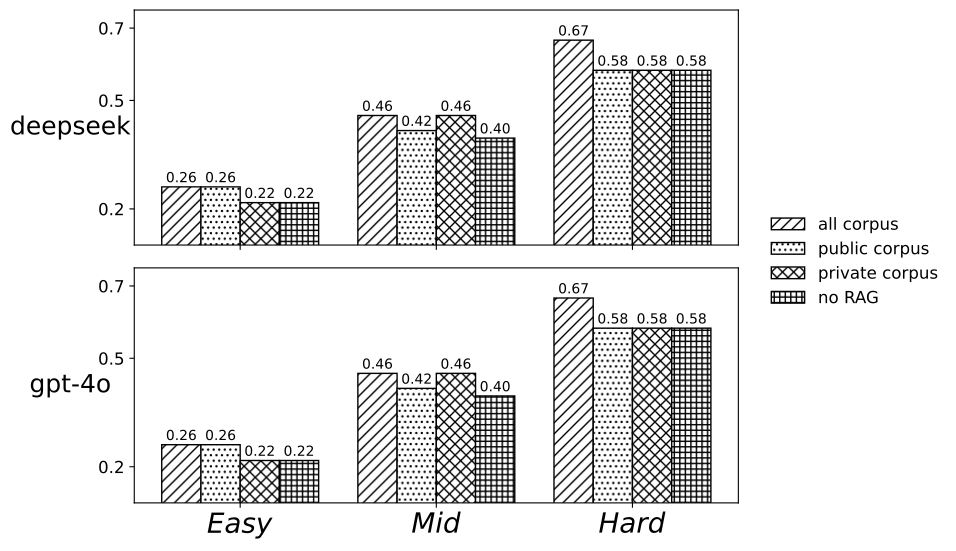

This figure's Python source:
import matplotlib.pyplot as plt
import numpy as np

# ---------------------- 1. 数据准备 ----------------------
groups = [r'$Easy$', r'$Mid$', r'$Hard$']
models = ['M', 'M1', 'M2', 'M3']
new_legend_names = ['all corpus', 'public corpus', 'private corpus', 'no RAG']

deepseek_data = {
    'M': [0.2609, 0.4583, 0.6667],
    'M1': [0.2609, 0.4167, 0.5833],
    'M2': [0.2173, 0.4583, 0.5833],
    'M3': [0.2173, 0.3958, 0.5833]
}

gpt_data = {
    'M': [0.2609, 0.4583, 0.6667],
    'M1': [0.2609, 0.4167, 0.5833],
    'M2': [0.2173, 0.4583, 0.5833],
    'M3': [0.2173, 0.3958, 0.5833]
}

styles = {
    'M': {'hatch': '///', 'color': 'white', 'edgecolor': 'black'},
    'M1': {'hatch': '...', 'color': 'white', 'edgecolor': 'black'},
    'M2': {'hatch': 'xxx', 'color': 'white', 'edgecolor': 'black'},
    'M3': {'hatch': '+++', 'color': 'white', 'edgecolor': 'black'}
}

bar_width = 0.15
group_gap = 0.75
x = np.arange(len(groups)) * group_gap

# ---------------------- 2. 全局字号设置 ----------------------
plt.rcParams.update({
    'font.size': 12,
    'axes.labelsize': 14,
    'axes.titlesize': 16,
    'xtick.labelsize': 20,
    'ytick.labelsize': 12,
    'legend.fontsize': 12,
    'figure.titlesize': 16
})

show_yticks = [0.2, 0.5, 0.7]
y_lim = (0.1, 0.75)

# ---------------------- 3. 绘图设置 ----------------------
fig, (ax1, ax2) = plt.subplots(2, 1, figsize=(9, 6), sharex=True)

# ---------------------- 4. 绘制 deepseek 子图 ----------------------
ax1.set_ylabel('deepseek', rotation=0, labelpad=20, ha='center', va='center', fontsize=18)
ax1.set_ylim(y_lim)
ax1.set_yticks(show_yticks)
ax1.tick_params(axis='y', labelsize=12)
for i, model in enumerate(models):
    ax1.bar(x + i * bar_width, deepseek_data[model], bar_width, 
            label=new_legend_names[i], **styles[model])

# ---------------------- 5. 绘制 gpt-4o 子图 ----------------------
ax2.set_ylabel('gpt-4o', rotation=0, labelpad=20, ha='center', va='center', fontsize=18)
ax2.set_ylim(y_lim)
ax2.set_yticks(show_yticks)
ax2.tick_params(axis='y', labelsize=12)
ax2.set_xticks(x + (len(models)-1)*bar_width/2)
ax2.set_xticklabels(groups)
ax2.tick_params(axis='x', labelsize=20)
for i, model in enumerate(models):
    ax2.bar(x + i * bar_width, gpt_data[model], bar_width, 
            **styles[model])

# ---------------------- 6. 添加数据标签（核心修改） ----------------------
def add_labels(ax, data):
    # 去掉所有条件判断，为所有柱子添加标签
    for i, model in enumerate(models):
        for j, val in enumerate(data[model]):
            ax.text(x[j] + i * bar_width, val + 0.005, f'{val:.2f}', 
                    ha='center', va='bottom', fontsize=10)

add_labels(ax1, deepseek_data)
add_labels(ax2, gpt_data)

# ---------------------- 7. 图例 ----------------------
handles, labels = ax1.get_legend_handles_labels()
fig.legend(handles, labels, loc='center left', bbox_to_anchor=(0.85, 0.5), 
           ncol=1, frameon=False, fontsize=12)

# ---------------------- 8. 保存与显示 ----------------------
plt.tight_layout(rect=[0, 0, 0.85, 0.95])  
plt.savefig('ablation.pdf', dpi=300, bbox_inches='tight')
plt.show()
